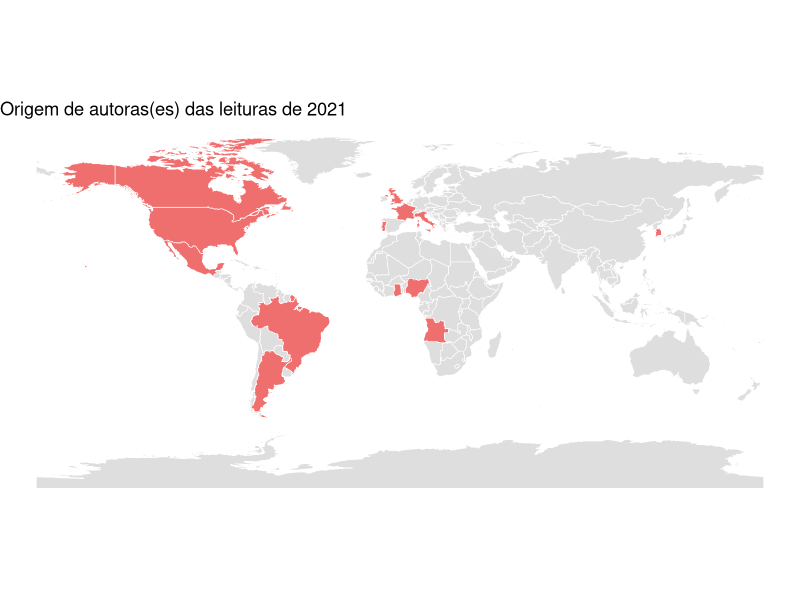
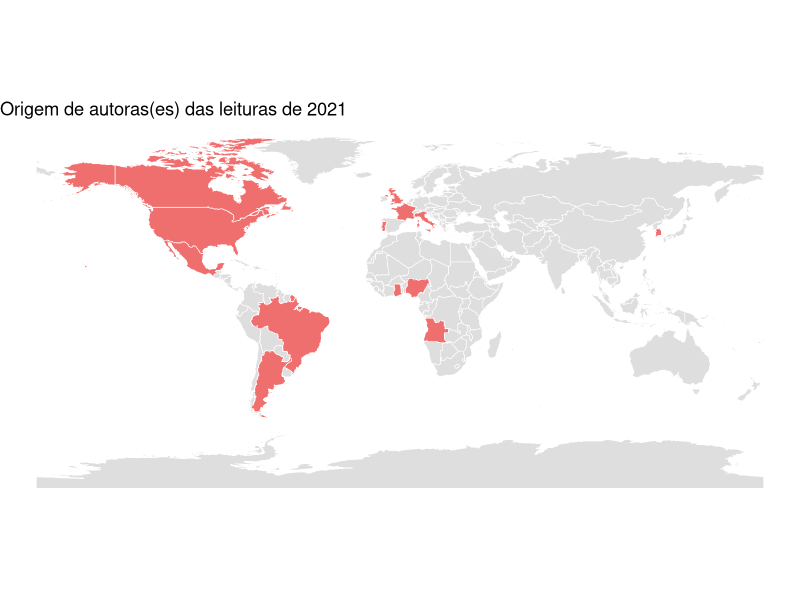

Write the R code that produced these figures, in order.
# loading packages
library(ggplot2)
library(dplyr)
library(sf)
library(rnaturalearth)
library(rnaturalearthdata)
library(tidyr)

yr <- 2021
df <- read.csv("data/leituras.csv") %>%
  filter(year == yr) %>%
  separate_rows(origin, sep = ";")

# Spatial object
world <- ne_countries(scale = "medium", returnclass = "sf")

world_df <- world %>% filter(admin %in% unique(df$origin))

world_points <- cbind(world_df, st_coordinates(st_centroid(world_df$geometry)))

head(world_df)

mapa <- ggplot() +
  geom_sf(data = world, fill = "grey", alpha = 0.5, color = "white") +
  geom_sf(data = world_df, fill = "red", alpha = 0.5, color = "white") +
  #geom_text(data = world_points, aes(x = X, y = Y, label = name),
   #         color = "darkblue", fontface = "bold", check_overlap = FALSE) +
  #geom_sf(data = df_cen, color = 'red') +
  theme_void() +
  labs(title = paste("Origem de autoras(es) das leituras de", yr)) +
  theme(legend.position = "none")

mapa
ggsave(paste0("figs/mapa_", yr, ".png"))

table(df$gender)
